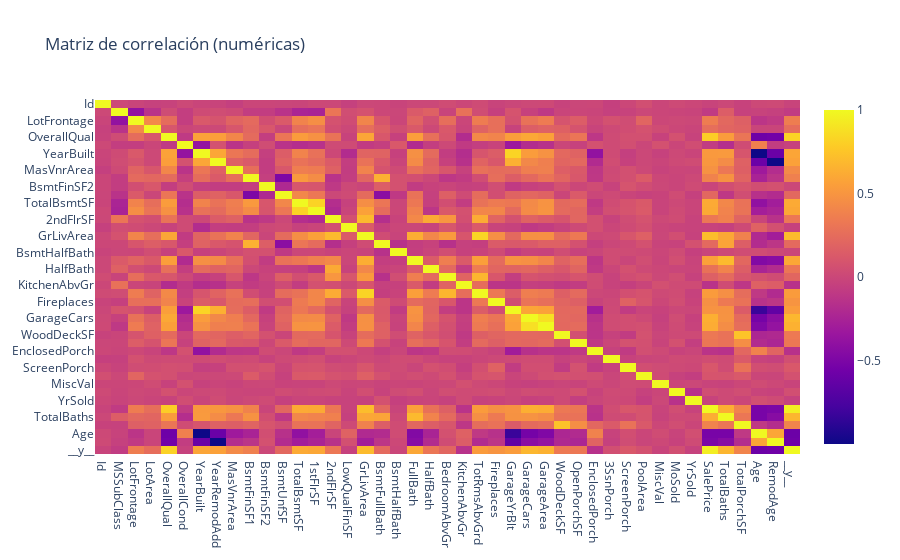

Notebook source saved alongside this figure:
### Markdown cell above
## 5.3. Análisis Multivariable (heatmap de correlación numérica)

### Code cell
corr_matrix = df.select_dtypes(include=np.number).corr(numeric_only=True)
fig = px.imshow(corr_matrix, title="Matriz de correlación (numéricas)", aspect="auto")
fig.show()

### Figure 1 — Plotly figure (JSON) as saved in the notebook; plotly's stock layout.template omitted (floating-point values rounded to 4 significant figures; data arrays with more than 128 entries replaced by an {"elided": "..."} marker saying what was removed)
{"data": [{"coloraxis": "coloraxis", "hovertemplate": "x: %{x}<br>y: %{y}<br>color: %{z}<extra></extra>", "name": "0", "type": "heatmap", "x": ["Id", "MSSubClass", "LotFrontage", "LotArea", "OverallQual", "OverallCond", "YearBuilt", "YearRemodAdd", "MasVnrArea", "BsmtFinSF1", "BsmtFinSF2", "BsmtUnfSF", "TotalBsmtSF", "1stFlrSF", "2ndFlrSF", "LowQualFinSF", "GrLivArea", "BsmtFullBath", "BsmtHalfBath", "FullBath", "HalfBath", "BedroomAbvGr", "KitchenAbvGr", "TotRmsAbvGrd", "Fireplaces", "GarageYrBlt", "GarageCars", "GarageArea", "WoodDeckSF", "OpenPorchSF", "EnclosedPorch", "3SsnPorch", "ScreenPorch", "PoolArea", "MiscVal", "MoSold", "YrSold", "SalePrice", "TotalBaths", "TotalPorchSF", "Age", "RemodAge", "__y__"], "xaxis": "x", "y": ["Id", "MSSubClass", "LotFrontage", "LotArea", "OverallQual", "OverallCond", "YearBuilt", "YearRemodAdd", "MasVnrArea", "BsmtFinSF1", "BsmtFinSF2", "BsmtUnfSF", "TotalBsmtSF", "1stFlrSF", "2ndFlrSF", "LowQualFinSF", "GrLivArea", "BsmtFullBath", "BsmtHalfBath", "FullBath", "HalfBath", "BedroomAbvGr", "KitchenAbvGr", "TotRmsAbvGrd", "Fireplaces", "GarageYrBlt", "GarageCars", "GarageArea", "WoodDeckSF", "OpenPorchSF", "EnclosedPorch", "3SsnPorch", "ScreenPorch", "PoolArea", "MiscVal", "MoSold", "YrSold", "SalePrice", "TotalBaths", "TotalPorchSF", "Age", "RemodAge", "__y__"], "yaxis": "y", "z": {"elided": "43x43 float values"}}], "layout": {"coloraxis": {"colorscale": [[0, "#0d0887"], [0.1111, "#46039f"], [0.2222, "#7201a8"], [0.3333, "#9c179e"], [0.4444, "#bd3786"], [0.5556, "#d8576b"], [0.6667, "#ed7953"], [0.7778, "#fb9f3a"], [0.8889, "#fdca26"], [1, "#f0f921"]]}, "title": {"text": "Matriz de correlación (numéricas)"}, "xaxis": {"anchor": "y", "domain": [0, 1]}, "yaxis": {"anchor": "x", "autorange": "reversed", "domain": [0, 1]}}}
